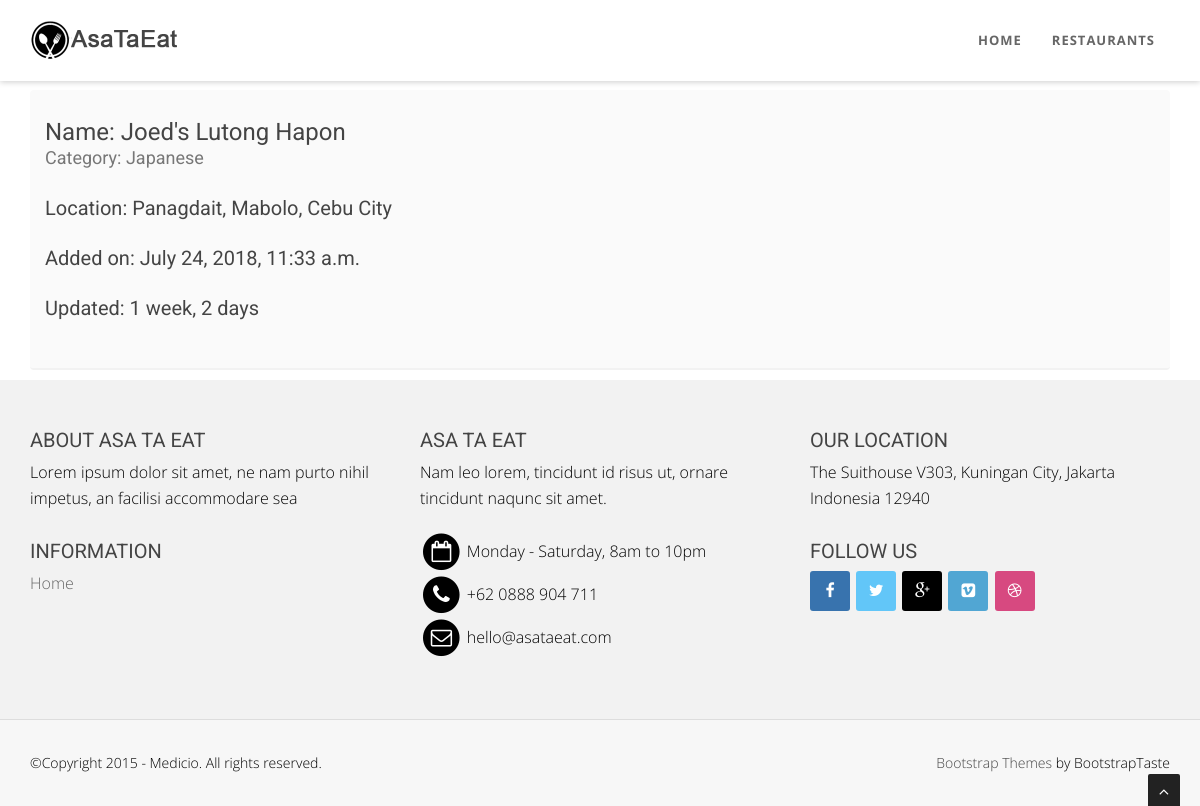
The page /resturants/joeds-lutong-hapon/ on the database its author committed.
### restaurants/models.py (models this page shows, shortened)
class RestaurantLocation(models.Model):
    owner       = models.ForeignKey(User)
    name        = models.CharField(max_length=120)
    location    = models.CharField(max_length=120, null=True, blank=True)
    category    = models.CharField(max_length=120, null=True, blank=False)
    timestamp   = models.DateTimeField(auto_now_add=True)
    updated     = models.DateTimeField(auto_now=True)
    slug        = models.SlugField(null=True, blank=True)

### restaurants/views.py (the view)
# urls.py: url(r'^(?P<slug>[\w-]+)/$', RestaurantDetailView.as_view(), name='detail'),
class RestaurantDetailView(DetailView):
    queryset = RestaurantLocation.objects.all()

### restaurants/templates/restaurants/restaurantlocation_detail.html (shortened to what this page needs)
{% extends "base.html" %}
{% block content %}
<section id="callaction" class="home-section paddingtop-90 paddingbot-10">
        <div class="container">
             <div class="row">
                 <div class="col-md-12">
                     <div class="callaction bg-gray">
                         <div class="row">
                            <h5>Name: {{ object.name }}<small> <br/>Category: {{ object.category }}</small></h1>
                         </div>
                         <div class="row">
                            <h6>Location: {{ object.location }}</h2>
                        </div>
                        <div class="row">
                            <h6>Added on: {{ object.timestamp }}</h2>
                        </div>
                        <div class="row">
                            <h6>Updated: {{ object.updated|timesince }}</h2>
                        </div>
                     </div>
                 </div>
             </div>
         </div>
 </section>
{% endblock content %}

### static/css/style.css (style rules this page uses)
body { width: 100%; height: 100%; font-family: 'Open Sans', sans-serif; font-weight: 300; color: black; background-color: #ddd; font-size: 16px; line-height: 1.6em; }
html { width: 100%; height: 100%; }
h5 { font-size: 24px; }
h6 { font-size: 20px; }
h1, h2, h3, h4, h5, h6 { margin: 0 0 30px; font-family: 'Roboto', sans-serif; font-weight: 400; color: #444; line-height: 1em; }
.paddingtop-90 { padding-top:90px !important; }
.paddingbot-10 { padding-bottom:10px !important; }
.home-section { padding-top: 150px; display:block; position:relative; z-index:120; background-color: #fff; }
.bg-gray { background: #fafafa; }
.callaction { padding:30px 30px 20px 30px; border-radius: 4px; border-bottom: 2px solid #f2f2f2; }

### static/bodybg/bg1.css (style rules this page uses)
body { background: url(../img/bodybg/bg1.png) repeat left top; }

### rows shown on the page
RestaurantLocation: name "Joed's Lutong Hapon", category "Japanese", location "Panagdait, Mabolo, Cebu City", timestamp "July 24, 2018, 11:33 a.m.", updated "1 week, 2 days"
